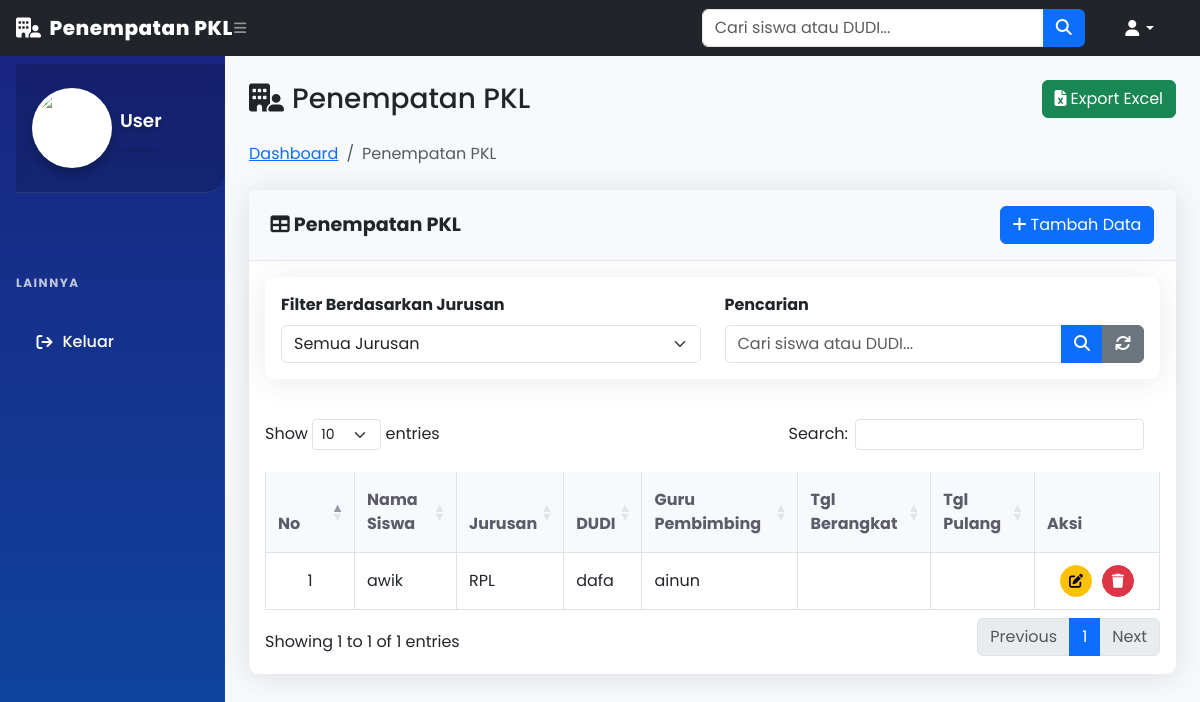
Screenshot of /home/penempatan.php (signed in) with the database file from the repository.
### tables this page shows
CREATE TABLE `penempatan` (
  `id_penempatan` int(11) NOT NULL,
  `siswa_id` int(11) NOT NULL,
  `dudi_id` int(11) NOT NULL,
  `gurupem_id` int(11) NOT NULL
);

CREATE TABLE `siswa` (
  `id_siswa` int(11) NOT NULL,
  `nisn` varchar(50) NOT NULL,
  `nama` varchar(50) NOT NULL,
  `kelas` varchar(50) NOT NULL,
  `konsentrasi` varchar(50) NOT NULL,
  `no_telepon` varchar(255) NOT NULL,
  `password` varchar(255) NOT NULL,
  `foto` varchar(255) NOT NULL
);

CREATE TABLE `dudi` (
  `id_dudi` int(11) NOT NULL,
  `nama` varchar(50) NOT NULL,
  `alamat` varchar(50) NOT NULL,
  `kontak` varchar(50) NOT NULL,
  `logo` varchar(255) NOT NULL,
  `owner` varchar(255) NOT NULL,
  `jabatan` varchar(255) NOT NULL,
  `pembimbing` varchar(255) NOT NULL
);

CREATE TABLE `gurupembimbing` (
  `id_gurupem` int(11) NOT NULL,
  `nip` varchar(50) NOT NULL,
  `nama` varchar(50) NOT NULL,
  `jurusan` varchar(50) NOT NULL,
  `no_telepon` varchar(50) NOT NULL,
  `password` varchar(255) NOT NULL,
  `foto` varchar(255) NOT NULL,
  `jabatan_guru` varchar(255) NOT NULL
);

### home/penempatan.php (the view, shortened to what this page needs)
<?php
require 'functions.php';
 $where = "1=1";
if ($_SESSION['hak_akses'] == 'siswa') {
    $id_siswa = $_SESSION['id_siswa'];
    $query = "
        SELECT p.*, siswa.nama AS nama_siswa, siswa.konsentrasi AS jurusan_siswa,
               dudi.nama AS nama_dudi, gurupembimbing.nama AS nama_guru
        FROM penempatan p
        JOIN siswa ON p.siswa_id = siswa.id_siswa
        JOIN dudi ON p.dudi_id = dudi.id_dudi
        JOIN gurupembimbing ON p.gurupem_id = gurupembimbing.id_gurupem
        WHERE p.siswa_id = '$id_siswa'
        ORDER BY p.id_penempatan DESC
    ";
} else {
    $query = "
        SELECT p.*, siswa.nama AS nama_siswa, siswa.konsentrasi AS jurusan_siswa,
               dudi.nama AS nama_dudi, gurupembimbing.nama AS nama_guru
        FROM penempatan p
        JOIN siswa ON p.siswa_id = siswa.id_siswa
        JOIN dudi ON p.dudi_id = dudi.id_dudi
        JOIN gurupembimbing ON p.gurupem_id = gurupembimbing.id_gurupem
        WHERE $where
        ORDER BY p.id_penempatan DESC
    ";
}
 $penempatans = mysqli_query($conn, $query);
?>
<!DOCTYPE html>
<html lang="id">
<head>
  <link href="assets/css/bootstrap.min.css" rel="stylesheet">
  <link href="https://cdn.jsdelivr.net/npm/simple-datatables@7.1.2/dist/style.min.css" rel="stylesheet" />
  <link href="assets/css/styles.css" rel="stylesheet" />
  <link rel="stylesheet" href="https://cdnjs.cloudflare.com/ajax/libs/font-awesome/6.7.2/css/all.min.css" />
  <link rel="stylesheet" href="https://cdn.datatables.net/2.3.4/css/dataTables.dataTables.css" />
    <link href="https://cdn.jsdelivr.net/npm/bootstrap@5.3.0/dist/css/bootstrap.min.css" rel="stylesheet">
    <link rel="stylesheet" href="https://cdnjs.cloudflare.com/ajax/libs/font-awesome/6.4.0/css/all.min.css">
    <link rel="stylesheet" href="https://cdn.datatables.net/1.13.4/css/dataTables.bootstrap5.min.css">
    <link rel="stylesheet" href="https://cdn.jsdelivr.net/npm/sweetalert2@11/dist/sweetalert2.min.css">
</head>
<body class="sb-nav-fixed">
    <nav class="sb-topnav navbar navbar-expand navbar-dark bg-dark">
        <a class="navbar-brand ps-3" href="index.php">
            <i class="fas fa-building-user me-2"></i>Penempatan PKL
        </a>
        <button class="btn btn-link btn-sm order-1 order-lg-0 me-4 me-lg-0" id="sidebarToggle">
            <i class="fas fa-bars"></i>
        </button>
        <form action="" method="GET" class="d-none d-md-inline-block form-inline ms-auto me-0 me-md-3 my-2 my-md-0">
            <div class="input-group">
                <input type="text" class="form-control" name="keyword" placeholder="Cari siswa atau DUDI..." value="<?= isset($_GET['keyword']) ? htmlspecialchars($_GET['keyword']) : '' ?>">
                <button class="btn btn-primary" type="submit"><i class="fas fa-search"></i></button>
            </div>
        </form>
        <ul class="navbar-nav ms-auto ms-md-0 me-3 me-lg-4">
            <li class="nav-item dropdown">
                <a class="nav-link dropdown-toggle" id="navbarDropdown" href="#" role="button" data-bs-toggle="dropdown">
                    <i class="fas fa-user fa-fw"></i>
                </a>
            </li>
        </ul>
    </nav>
    <div id="layoutSidenav">
        <div id="layoutSidenav_nav">
            <?php include 'menu.php'; ?>
        </div>
        <div id="layoutSidenav_content">
            <main class="container-fluid px-4">
                <div class="d-flex justify-content-between align-items-center mt-4 mb-4">
                    <h1 class="h3 mb-0 text-gray-800"><i class="fas fa-building-user me-2"></i>Penempatan PKL</h1>
                    <a href="cetak_excel_penempatan.php" class="btn btn-success">
                        <i class="fa-solid fa-file-excel me-1"></i>Export Excel
                    </a>
                </div>
                <ol class="breadcrumb mb-4">
                    <li class="breadcrumb-item"><a href="index.php">Dashboard</a></li>
                    <li class="breadcrumb-item active">Penempatan PKL</li>
                </ol>
                <div class="card mb-4">
                    <div class="card-header d-flex justify-content-between align-items-center py-3">
                        <div>
                            <i class="fas fa-table me-1"></i>Penempatan PKL
                        </div>
                        <div>
                            <?php if ($_SESSION['hak_akses'] != 'siswa') { ?>
                            <button type="button" class="btn btn-primary" data-bs-toggle="modal" data-bs-target="#modalTambah">
                                <i class="fas fa-plus me-1"></i>Tambah Data
                            </button>
                            <?php } ?>
                        </div>
                    </div>
                    <div class="card-body">
                        <?php if ($_SESSION['hak_akses'] != 'siswa') { ?>
                        <div class="filter-section mb-4">
                            <div class="row">
                                <div class="col-md-6">
                                    <label class="form-label"><strong>Filter Berdasarkan Jurusan</strong></label>
                                    <select class="form-select" onchange="window.location.href='penempatan.php?jurusan=' + this.value + '&keyword=<?= isset($_GET['keyword']) ? urlencode($_GET['keyword']) : '' ?>'">
                                        <option value="">Semua Jurusan</option>
                                    </select>
                                </div>
                                <div class="col-md-6">
                                    <label class="form-label"><strong>Pencarian</strong></label>
                                    <form action="" method="GET">
                                        <div class="input-group">
                                            <input type="text" class="form-control" name="keyword" placeholder="Cari siswa atau DUDI..." value="<?= isset($_GET['keyword']) ? htmlspecialchars($_GET['keyword']) : '' ?>">
                                            <button class="btn btn-primary" type="submit"><i class="fas fa-search"></i></button>
                                            <a href="penempatan.php" class="btn btn-secondary"><i class="fas fa-sync"></i></a>
                                        </div>
                                    </form>
                                </div>
                            </div>
                        </div>
                        <?php } ?>
                        <div class="table-responsive d-none d-md-block">
                            <table class="table table-bordered table-hover" id="dataTable" width="100%" cellspacing="0">
                                <thead class="thead-dark">
                                    <tr>
                                        <th width="50">No</th>
                                        <th>Nama Siswa</th>
                                        <th>Jurusan</th>
                                        <th>DUDI</th>
                                        <th>Guru Pembimbing</th>
                                        <th>Tgl Berangkat</th>
                                        <th>Tgl Pulang</th>
                                        <?php if ($_SESSION['hak_akses'] != 'siswa') { ?><th width="100">Aksi</th><?php } ?>
                                    </tr>
                                </thead>
                                <tbody>
                                    <?php
                                    $no = 1;
                                    if (mysqli_num_rows($penempatans) > 0) {
                                        while ($row = mysqli_fetch_assoc($penempatans)) { ?>
                                        <tr>
                                            <td class="text-center"><?= $no++; ?></td>
                                            <td><?= $row['nama_siswa']; ?></td>
                                            <td><?= $row['jurusan_siswa']; ?></td>
                                            <td><?= $row['nama_dudi']; ?></td>
                                            <td><?= $row['nama_guru']; ?></td>
                                            <td><?= $row['tanggal_berangkat']; ?></td>
                                            <td><?= $row['tanggal_pulang']; ?></td>
                                            <?php if ($_SESSION['hak_akses'] != 'siswa') { ?>
                                            <td class="text-center">
                                                <div class="d-flex justify-content-center gap-1">
                                                    <button class="btn btn-sm btn-warning btn-action" data-bs-toggle="modal" data-bs-target="#modalEdit<?= $row['id_penempatan']; ?>" title="Edit">
                                                        <i class="fas fa-edit"></i>
                                                    </button>
                                                    <button class="btn btn-sm btn-danger btn-action delete-btn" data-id="<?= $row['id_penempatan']; ?>" title="Hapus">
                                                        <i class="fas fa-trash"></i>
                                                    </button>
                                                </div>
                                            </td>
                                            <?php } ?>
                                        </tr>
                                        <?php }
                                    } ?>
                                </tbody>
                            </table>
                        </div>
                    </div>
                </div>
            </main>
            <?php include './assets/template/footer.php'; ?>
        </div>
    </div>
</body>
</html>

### home/penempatan.php (style rules this page uses)
:root { --primary: #4e73df; --secondary: #6c757d; --success: #1cc88a; --info: #36b9cc; --warning: #f6c23e; --danger: #e74a3b; --light: #f8f9fc; --dark: #5a5c69; }
body { font-family: 'Poppins', sans-serif; background-color: #f8f9fc; }
.card { border: none; border-radius: 10px; box-shadow: 0 0.15rem 1.75rem 0 rgba(58, 59, 69, 0.15); margin-bottom: 1.5rem; }
.card-header { background-color: #f8f9fc; border-bottom: 1px solid #e3e6f0; padding: 1rem 1.35rem; font-weight: 700; font-size: 1.2rem; }
.table th { border-top: none; font-weight: 700; color: var(--dark); padding: 1rem 0.75rem; background-color: #f8f9fc; }
.table td { padding: 0.75rem; vertical-align: middle; }
.btn-action { width: 32px; height: 32px; display: inline-flex; align-items: center; justify-content: center; border-radius: 50%; margin: 0 3px; }
.navbar-brand { font-weight: 800; letter-spacing: 0.5px; }
.breadcrumb { background-color: transparent; padding: 0; margin-bottom: 1.5rem; }
.filter-section { background-color: white; padding: 1rem; border-radius: 10px; margin-bottom: 1.5rem; box-shadow: 0 0.15rem 1.75rem 0 rgba(58, 59, 69, 0.1); }

### home/menu.php (style rules this page uses)
:root { --sidebar-width: 250px; --sidebar-collapsed-width: 80px; --sidebar-bg: linear-gradient(180deg, #1a237e 0%, #0d47a1 100%); --sidebar-hover: rgba(255,255,255,0.12); --sidebar-active: rgba(255,255,255,0.18); --sidebar-text: #fff; --sidebar-icon: rgba(255,255,255,0.85); --transition-speed: 0.28s; }
#layoutSidenav_nav { box-sizing: border-box; width: var(--sidebar-width); background: var(--sidebar-bg); transition: width var(--transition-speed) ease-in-out; overflow-x: hidden; overflow-y: auto; position: relative; z-index: 1030; }
.nav-link { color: var(--sidebar-text); padding: 0.9rem 1.3rem; margin: 0.3rem 0.85rem; border-radius: 14px; display: flex; align-items: center; transition: all 0.25s ease; position: relative; overflow: hidden; text-decoration: none; font-weight: 500; }
.nav-link::before { content: ''; position: absolute; left: 0; top: 0; height: 100%; width: 6px; background: var(--accent-medium); opacity: 0; transition: all 0.25s ease; border-radius: 0 6px 6px 0; }
#layoutSidenav_nav::after { content: ''; position: absolute; top: 0; right: 0; width: 1px; height: 100%; background: linear-gradient(to bottom, transparent, rgba(255, 255, 255, 0.1), transparent); z-index: 1; }

### rows the page displays
penempatan: siswa.nama "awik", siswa.konsentrasi "RPL", dudi.nama "dafa", gurupem.nama "ainun"

### other values shown
$nama "User"
